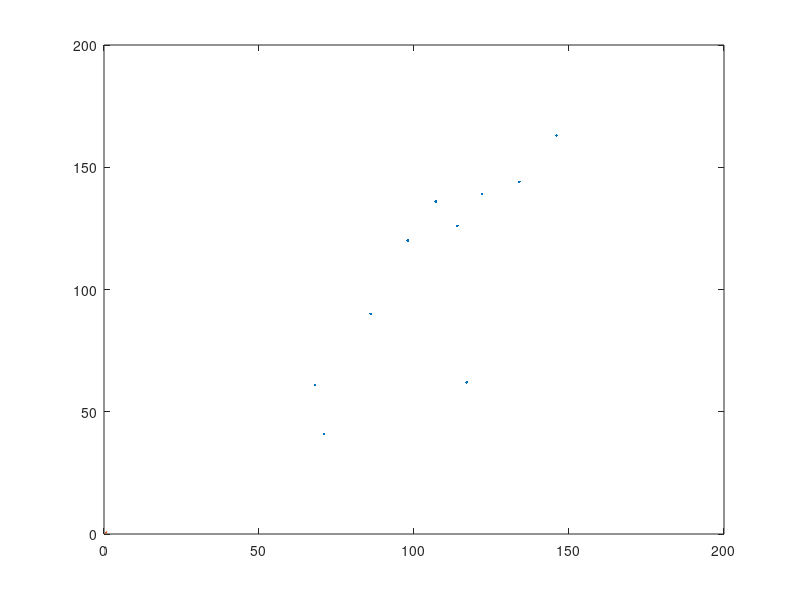

This figure's MATLAB source:
%TRABALHO 01 QUESTÃO 03
%JOSÉ ANAHELTON SOUSA FONTELES - 356721

%{
ENUNCIADO QUESTÃO 3:
Dada a base de dados abaixo, na qual a primeira e segunda colunas são as variáveis
regressoras (x1 e x2) e a terceira coluna é a variável dependente (y), determine o modelo
de regressão múltipla (plano) com parâmetros estimados pelo método dos mínimos
quadrados. Avalie a qualidade do modelo pela métrica R2.
%}

clc;
D = [122 139 0.115;
    114 126 0.120;
    086 090 0.105;
    134 144 0.090;
    146 163 0.100;
    107 136 0.120;
    068 061 0.105;
    117 062 0.080;
    071 041 0.100;
    098 120 0.115];

%Para facilitar a nomeclatura usei x1=x e x2=y.
x=D(:,1); %Associando x a todos os valores da primeira coluna.
y=D(:,2); %Associando y a todos os valores da segunda coluna.

n=length(y);

lambda = 0.001; %Definindo lambda para o calculo de beta.
plot(x,y,'.');

%Normalizando os valores para evitar erros.
x = x./max(x);
y = y./max(y);

X=[ones(n,1) x, x.^2];
[sx, sy] = size(X');
beta = (X'*X+lambda*eye(sx,sx))^(-1)*X'*y; %Regularização de Tikhonov
y_chap = beta(1)+beta(2)*x+beta(3)*x.^2; %Preditor
hold on
plot(x,y_chap); 
R2 = 1-sum((y-y_chap).^2)/sum((y-mean(y)).^2); %coeficiente de determinação R2
R2aj = 1-sum(((y-y_chap).^2)/(n-(sx+1)))/sum(((y-mean(y)).^2)/(n-1)); %coeficiente de determinação R2 ajustado
fprintf("R2 = %f\n", R2);
fprintf("R2 ajustado = %f\n", R2aj);
fprintf("\n");
